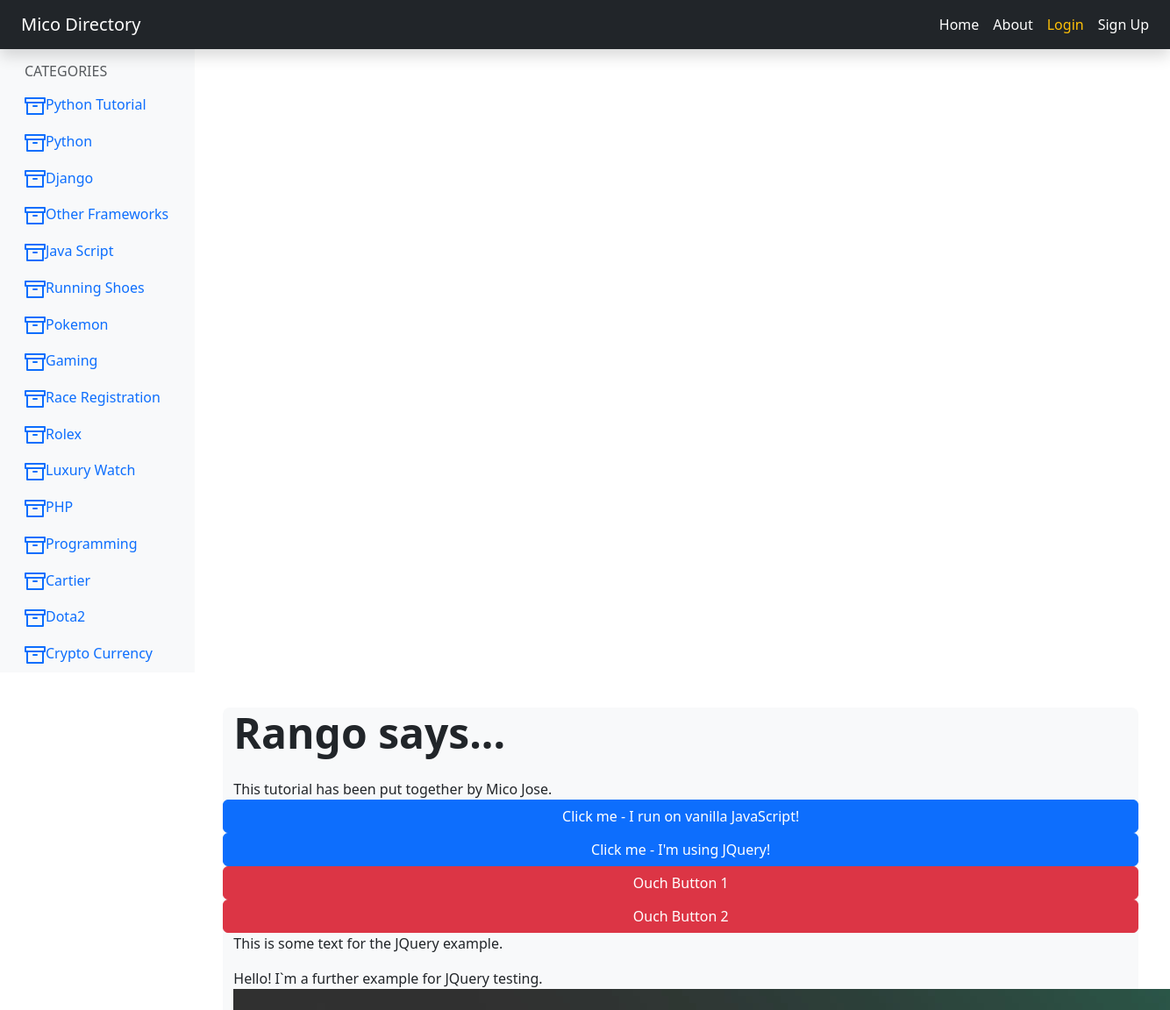
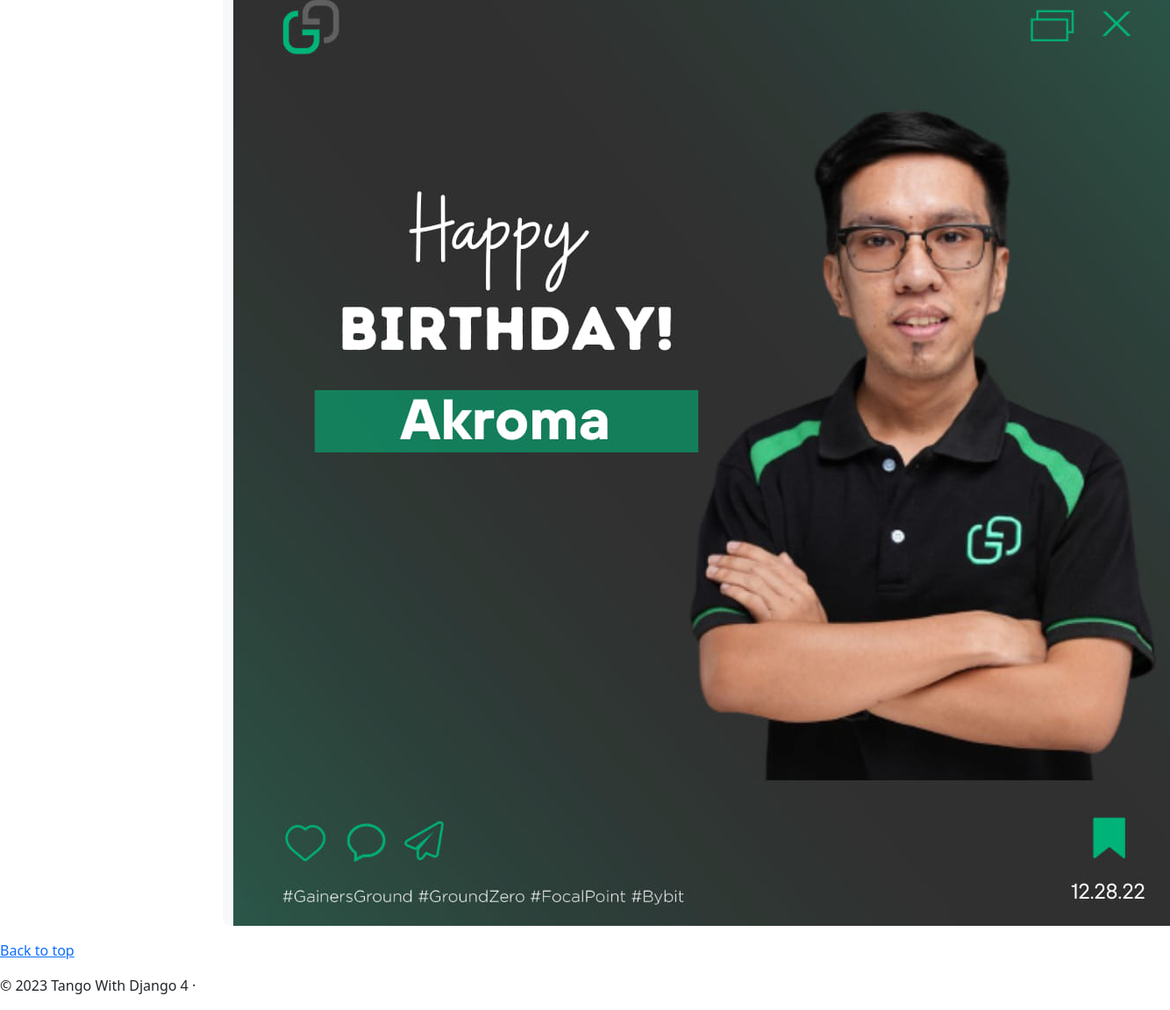
The app's page /rango/about/ with its own data (2 pictures, top to bottom).
### rango/models.py (models this page shows, shortened)
class Category(models.Model):
    name = models.CharField(max_length=128, unique=True)
    views = models.IntegerField(default=0)
    likes = models.IntegerField(default=0)
    slug = models.SlugField(unique=True)
    date_added = models.DateTimeField(default=timezone.now)
    class Meta:
        verbose_name_plural = 'Categories'

### rango/views.py (the view)
# urls.py: path('about/', views.AboutView.as_view(), name='about'),
class AboutView(View):
    def get(self, request):
        context_dict = {
            'visits': int(request.session.get('visits', '1'))
        }
        reponse = render(
            request,
            'rango/about.html',
            context=context_dict
        )
        response = visitor_cookies_handler(request, reponse)
        return response

### rango/templatetags/rango_template_tags.py (called while the page is built)
@register.inclusion_tag('rango/categories.html', takes_context=True)
def get_category_list(context, current_category=None):
    return {
        'categories': Category.objects.all(),
        'current_category': current_category,
        'user': context['user']
            }

### rango/views.py (called while the page is built)
def visitor_cookies_handler(request, response):
    visits = int(request.session.get('visits', '1'))
    last_visit = request.session.get('last_visit')
    current_time = datetime.now()
    if last_visit:
        last_visit_time = datetime.strptime(last_visit, '%Y-%m-%d %H:%M:%S.%f')
        if (current_time - last_visit_time).days > 0:
            visits += 1
    else:
        visits = 1
    request.session['visits'] = visits
    request.session['last_visit'] = str(current_time)
    return response

### rango/templates/rango/about.html (shortened to what this page needs)
{% extends 'rango/base.html' %}
{% load static %}
    {%block body_block%}
    <div class="container-fluid py-3">
     <div class="row bg-light rounded-3">
        <h1 class="display-5 fw-bold">Rango says...</h1>
        <div>
            This tutorial has been put together by Mico Jose.
        </div>
        <button class="btn btn-primary"
        onclick="alert('You clicked the button using inline JavaScript.');">
        Click me - I run on vanilla JavaScript!
        </button>
        <br />
        <button class="btn btn-primary" id="about-btn">
        Click me - I'm using JQuery!
        </button>
        <button class="btn btn-danger ouch">Ouch Button 1</button>
        <button class="btn btn-danger ouch">Ouch Button 2</button>
        <p>This is some text for the JQuery example.</p>
        <div id="msg"> Hello! I`m a further example for JQuery testing.</div>
        <div>
            <img src="{% static 'images/mico.jpg' %}"
            alt="Picture of Rango">
        </div>
     </div>
    </div>
    {% endblock %}

### rango/templates/rango/categories.html
<ul class="nav flex-column">
{% if categories %}
    {% for c in categories %}
        {% if c == current_category %}
            <li class="nav-item">
                <a class="nav-link activate"
                    href="{% url 'rango:show_category' c.slug %}">
                       <span data-feather="archive"></span>{{ c.name }}
                </a>
            </li>
        {% else %}
            <li class="nav-item">
                <a class="nav-link"
                    href="{% url 'rango:show_category' c.slug %}">
                    <span data-feather="archive"></span>{{ c.name }}
                </a>
            </li>
        {% endif %}
    {% endfor %}
{% else %}
    <li class="nav-item">
        There are no categories present.
    </li>
{% endif %}
</ul>

### records on screen
Category: name "Python Tutorial"
Category: name "Python"
Category: name "Django"
Category: name "Other Frameworks"
Category: name "Java Script"
Category: name "Running Shoes"
Category: name "Pokemon"
Category: name "Gaming"
Category: name "Race Registration"
Category: name "Rolex"
Category: name "Luxury Watch"
Category: name "PHP"
Category: name "Programming"
Category: name "Cartier"
Category: name "Dota2"
Category: name "Crypto Currency"
